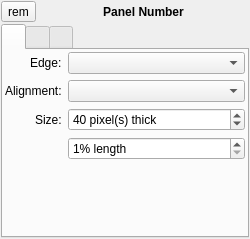
<?xml version="1.0" encoding="UTF-8"?>
<ui version="4.0">
 <class>PanelWidget</class>
 <widget class="QWidget" name="PanelWidget">
  <property name="geometry">
   <rect>
    <x>0</x>
    <y>0</y>
    <width>250</width>
    <height>239</height>
   </rect>
  </property>
  <property name="sizePolicy">
   <sizepolicy hsizetype="Minimum" vsizetype="Preferred">
    <horstretch>0</horstretch>
    <verstretch>0</verstretch>
   </sizepolicy>
  </property>
  <property name="minimumSize">
   <size>
    <width>250</width>
    <height>0</height>
   </size>
  </property>
  <property name="maximumSize">
   <size>
    <width>400</width>
    <height>16777215</height>
   </size>
  </property>
  <property name="windowTitle">
   <string>Form</string>
  </property>
  <layout class="QVBoxLayout" name="verticalLayout">
   <property name="spacing">
    <number>2</number>
   </property>
   <property name="leftMargin">
    <number>1</number>
   </property>
   <property name="topMargin">
    <number>1</number>
   </property>
   <property name="rightMargin">
    <number>1</number>
   </property>
   <property name="bottomMargin">
    <number>1</number>
   </property>
   <item>
    <layout class="QHBoxLayout" name="horizontalLayout">
     <item>
      <widget class="QToolButton" name="tool_rm">
       <property name="text">
        <string notr="true">rem</string>
       </property>
      </widget>
     </item>
     <item>
      <widget class="QLabel" name="label">
       <property name="font">
        <font>
         <weight>75</weight>
         <bold>true</bold>
        </font>
       </property>
       <property name="text">
        <string notr="true">Panel Number</string>
       </property>
       <property name="alignment">
        <set>Qt::AlignCenter</set>
       </property>
      </widget>
     </item>
    </layout>
   </item>
   <item>
    <widget class="QTabWidget" name="tabWidget">
     <property name="currentIndex">
      <number>0</number>
     </property>
     <property name="iconSize">
      <size>
       <width>22</width>
       <height>22</height>
      </size>
     </property>
     <widget class="QWidget" name="tabWidgetPage1" native="true">
      <attribute name="title">
       <string notr="true"/>
      </attribute>
      <attribute name="toolTip">
       <string>Location</string>
      </attribute>
      <layout class="QFormLayout" name="formLayout">
       <property name="labelAlignment">
        <set>Qt::AlignRight|Qt::AlignTrailing|Qt::AlignVCenter</set>
       </property>
       <property name="leftMargin">
        <number>2</number>
       </property>
       <property name="topMargin">
        <number>2</number>
       </property>
       <property name="rightMargin">
        <number>2</number>
       </property>
       <property name="bottomMargin">
        <number>2</number>
       </property>
       <item row="0" column="0">
        <widget class="QLabel" name="label_2">
         <property name="text">
          <string>Edge:</string>
         </property>
        </widget>
       </item>
       <item row="0" column="1">
        <widget class="QComboBox" name="combo_edge">
         <property name="sizePolicy">
          <sizepolicy hsizetype="Minimum" vsizetype="Fixed">
           <horstretch>0</horstretch>
           <verstretch>0</verstretch>
          </sizepolicy>
         </property>
        </widget>
       </item>
       <item row="2" column="0">
        <widget class="QLabel" name="label_3">
         <property name="text">
          <string>Size:</string>
         </property>
        </widget>
       </item>
       <item row="2" column="1">
        <widget class="QSpinBox" name="spin_pxthick">
         <property name="suffix">
          <string> pixel(s) thick</string>
         </property>
         <property name="minimum">
          <number>5</number>
         </property>
         <property name="maximum">
          <number>30000</number>
         </property>
         <property name="singleStep">
          <number>5</number>
         </property>
         <property name="value">
          <number>40</number>
         </property>
        </widget>
       </item>
       <item row="3" column="1">
        <widget class="QSpinBox" name="spin_plength">
         <property name="suffix">
          <string>% length</string>
         </property>
         <property name="minimum">
          <number>1</number>
         </property>
         <property name="maximum">
          <number>100</number>
         </property>
        </widget>
       </item>
       <item row="5" column="0">
        <spacer name="verticalSpacer_2">
         <property name="orientation">
          <enum>Qt::Vertical</enum>
         </property>
         <property name="sizeHint" stdset="0">
          <size>
           <width>20</width>
           <height>40</height>
          </size>
         </property>
        </spacer>
       </item>
       <item row="1" column="0">
        <widget class="QLabel" name="label_4">
         <property name="text">
          <string>Alignment:</string>
         </property>
        </widget>
       </item>
       <item row="1" column="1">
        <widget class="QComboBox" name="combo_align">
         <property name="sizePolicy">
          <sizepolicy hsizetype="Minimum" vsizetype="Fixed">
           <horstretch>0</horstretch>
           <verstretch>0</verstretch>
          </sizepolicy>
         </property>
        </widget>
       </item>
      </layout>
     </widget>
     <widget class="QWidget" name="tabWidgetPage2" native="true">
      <attribute name="title">
       <string notr="true"/>
      </attribute>
      <attribute name="toolTip">
       <string>Appearance</string>
      </attribute>
      <layout class="QVBoxLayout" name="verticalLayout_2">
       <property name="leftMargin">
        <number>2</number>
       </property>
       <property name="topMargin">
        <number>2</number>
       </property>
       <property name="rightMargin">
        <number>2</number>
       </property>
       <property name="bottomMargin">
        <number>2</number>
       </property>
       <item>
        <widget class="QCheckBox" name="check_autohide">
         <property name="text">
          <string>Auto-hide Panel</string>
         </property>
        </widget>
       </item>
       <item>
        <widget class="QGroupBox" name="group_customcolor">
         <property name="title">
          <string>Use Custom Color</string>
         </property>
         <property name="checkable">
          <bool>true</bool>
         </property>
         <layout class="QHBoxLayout" name="horizontalLayout_2">
          <property name="leftMargin">
           <number>2</number>
          </property>
          <property name="topMargin">
           <number>2</number>
          </property>
          <property name="rightMargin">
           <number>2</number>
          </property>
          <property name="bottomMargin">
           <number>2</number>
          </property>
          <item>
           <widget class="QToolButton" name="tool_selectcolor">
            <property name="text">
             <string>...</string>
            </property>
           </widget>
          </item>
          <item>
           <widget class="QLabel" name="label_color_sample">
            <property name="text">
             <string>Sample</string>
            </property>
            <property name="alignment">
             <set>Qt::AlignCenter</set>
            </property>
           </widget>
          </item>
         </layout>
        </widget>
       </item>
       <item>
        <spacer name="verticalSpacer">
         <property name="orientation">
          <enum>Qt::Vertical</enum>
         </property>
         <property name="sizeHint" stdset="0">
          <size>
           <width>20</width>
           <height>40</height>
          </size>
         </property>
        </spacer>
       </item>
      </layout>
     </widget>
     <widget class="QWidget" name="tabWidgetPage3" native="true">
      <attribute name="title">
       <string notr="true"/>
      </attribute>
      <attribute name="toolTip">
       <string>Plugins</string>
      </attribute>
      <layout class="QVBoxLayout" name="verticalLayout_3">
       <property name="leftMargin">
        <number>2</number>
       </property>
       <property name="topMargin">
        <number>2</number>
       </property>
       <property name="rightMargin">
        <number>2</number>
       </property>
       <property name="bottomMargin">
        <number>2</number>
       </property>
       <item>
        <widget class="QListWidget" name="list_plugins">
         <property name="sizePolicy">
          <sizepolicy hsizetype="Minimum" vsizetype="Expanding">
           <horstretch>0</horstretch>
           <verstretch>0</verstretch>
          </sizepolicy>
         </property>
        </widget>
       </item>
       <item>
        <layout class="QHBoxLayout" name="horizontalLayout_3">
         <item>
          <widget class="QToolButton" name="tool_remplugin">
           <property name="text">
            <string notr="true">rem</string>
           </property>
          </widget>
         </item>
         <item>
          <widget class="QToolButton" name="tool_addplugin">
           <property name="text">
            <string notr="true">add</string>
           </property>
          </widget>
         </item>
         <item>
          <spacer name="horizontalSpacer">
           <property name="orientation">
            <enum>Qt::Horizontal</enum>
           </property>
           <property name="sizeType">
            <enum>QSizePolicy::MinimumExpanding</enum>
           </property>
           <property name="sizeHint" stdset="0">
            <size>
             <width>10</width>
             <height>20</height>
            </size>
           </property>
          </spacer>
         </item>
         <item>
          <widget class="QToolButton" name="tool_upplugin">
           <property name="text">
            <string notr="true">up</string>
           </property>
          </widget>
         </item>
         <item>
          <widget class="QToolButton" name="tool_downplugin">
           <property name="text">
            <string notr="true">dn</string>
           </property>
          </widget>
         </item>
        </layout>
       </item>
      </layout>
     </widget>
    </widget>
   </item>
  </layout>
 </widget>
 <resources/>
 <connections/>
</ui>
